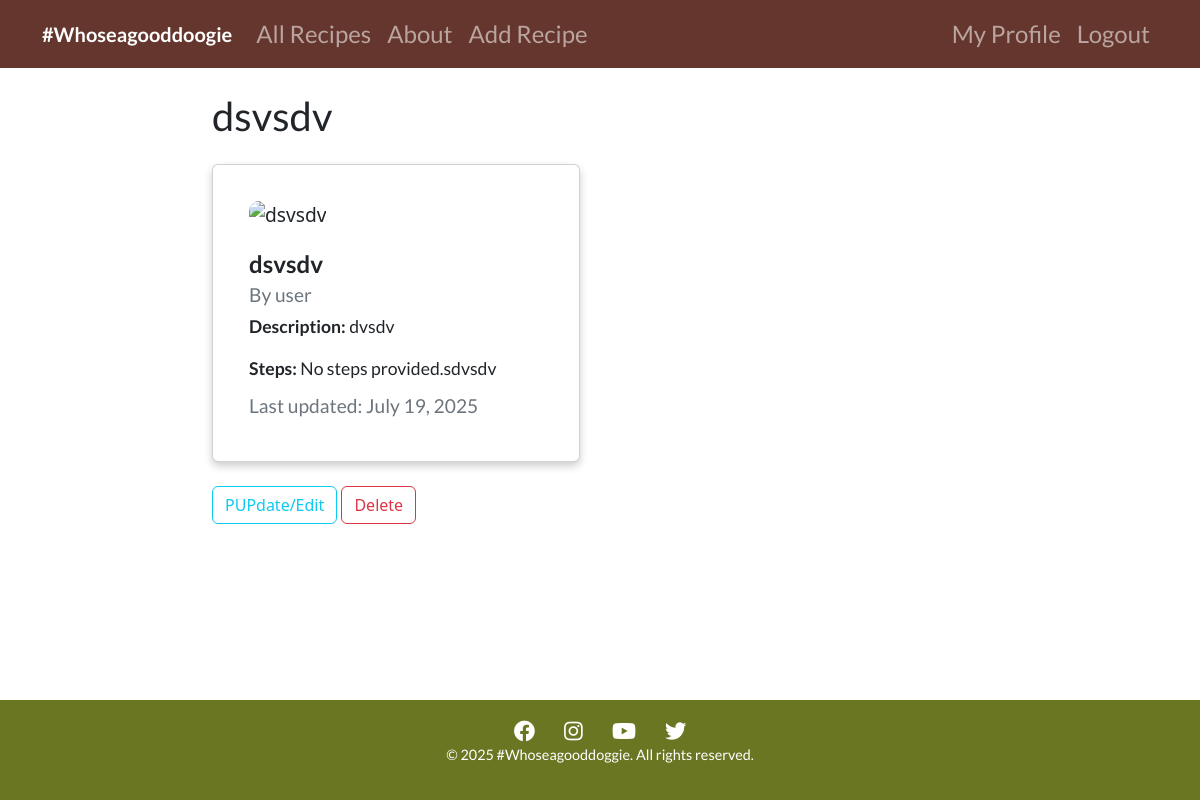
The page /recipe/recipe/7 (signed in) on the database its author committed.
### recipes/models.py (models this page shows, shortened)
class Recipe(models.Model):
    title = models.CharField(max_length=100)
    description = models.TextField()
    steps = models.TextField(default="No steps provided.")  # New field for recipe steps  # New field for recipe steps
    author = models.ForeignKey(User, on_delete=models.CASCADE)
    created_at = models.DateTimeField(auto_now_add=True)
    updated_at = models.DateTimeField(auto_now=True)
    image = CloudinaryField('image', blank=True, null=True)  # Field for image upload

### recipes/views.py (the view)
# urls.py: path('recipe/<int:pk>', views.RecipeDetailView.as_view(), name="recipes-detail"),
class RecipeDetailView(LoginRequiredMixin, DetailView):
    model = Recipe

### recipes/templates/recipes/recipe_detail.html
{% extends "recipes/base.html" %}
{% block content %}
<h1>{{ object.title }}</h1>
<div class="card my-4">
  <div class="card-body">
    {% if object.image %}
    <img src="{{ object.image.url }}" alt="{{ object.title }}" class="recipe-image">
    {% endif %}
    <h5 class="card-title">{{ object.title }}</h5>
    <h6 class="card-subtitle mb-2 text-muted">By {{ object.author }}</h6>
    <p class="card-text"><strong>Description:</strong> {{ object.description }}</p>
    <p class="card-text"><strong>Steps:</strong> {{ object.steps }}</p>
    <h6 class="card-subtitle mb-2 text-muted">
      Last updated: {{ object.updated_at|date:"F d, Y" }}
    </h6>
  </div>
</div>
{% if object.author == user or user.is_staff %}
<div class="col-4">
    <a class="btn btn-outline-info" href="{% url 'recipes-update' object.id %}">PUPdate/Edit</a>
    <a class="btn btn-outline-danger" href="{% url 'recipes-delete' object.id %}">Delete</a>
</div>
{% endif %}
{% endblock content %}

### static/assets/css/styles.css (style rules this page uses)
body { font-family: 'Lato', sans-serif; margin: 0; padding: 0; box-sizing: border-box; background-image: url('/static/assets/images/Paws2.jpg'); background-size: cover; background-repeat: no-repeat; background-attachment: fixed; background-position: center; color: #fff; padding-bottom: 200px; }
h1, h2, h3, h4, h5, h6 { font-family: 'Lato', sans-serif; font-weight: 700; }
p, a, button { font-family: 'Lato', sans-serif; font-weight: 400; }
.card { flex: 1 1 calc(50% - 20px); max-width: calc(50% - 20px); box-sizing: border-box; padding: 20px; margin: 0; box-shadow: 0 4px 8px rgba(0, 0, 0, 0.2); border-radius: 10px; font-size: 1.2rem; }
.card-title { font-size: 1.5rem; font-weight: bold; }
.card-subtitle { font-size: 1.2rem; color: #6c757d; }
.card-text { font-size: 1.1rem; }
.recipe-image { max-width: 100%; max-height: 200px; object-fit: cover; border-radius: 10px; margin-bottom: 20px; }

### rows shown on the page
Recipe: title "dsvsdv", author "user", description "dvsdv", steps "No steps provided.sdvsdv", updated_at "July 19, 2025"
